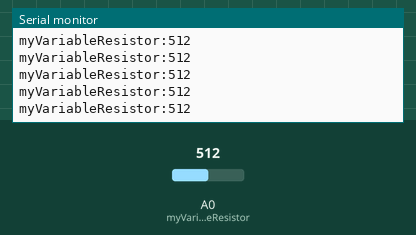
Recording of a sketch running on a simulated Arduino Uno, built with avr-gcc and run on an emulated ATmega328P. On the bench: the last lines printed to the serial monitor. Inputs (shaded band) come from the test bench; at power-on: A0 (myVariableResistor) = 512.

Above: at 1.2 s.
1.3 s: A0 (myVariableResistor) set to 104
At 2.4 s:
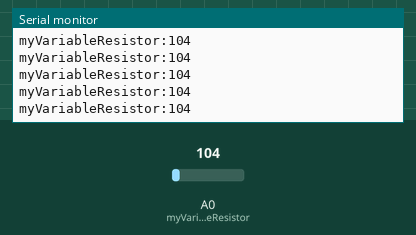
4.3 s: A0 (myVariableResistor) set to 91
At 5.4 s:
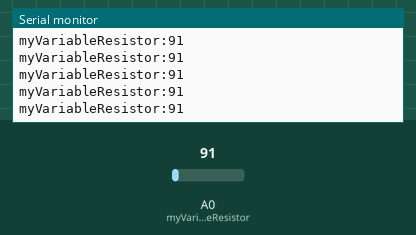
7.3 s: A0 (myVariableResistor) set to 11
At 8.3 s:
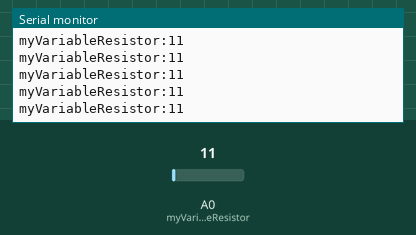
8.8 s: A0 (myVariableResistor) set to 8
At 9.9 s:
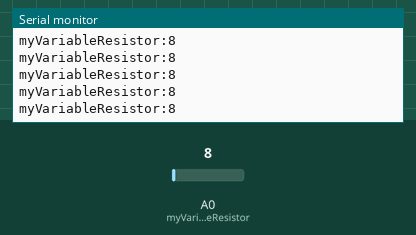
14.8 s: A0 (myVariableResistor) set to 984
At 15.5 s:
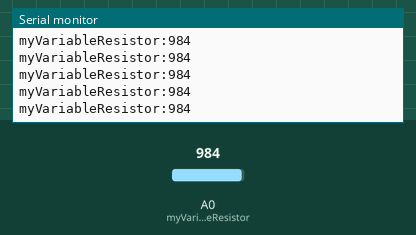
16.3 s: A0 (myVariableResistor) set to 1011
At 17.4 s:
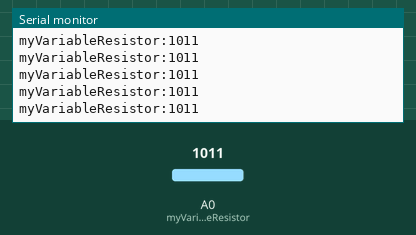
Timing chart, 0 to 18.8 s (numbered marks = the images above; inputs shaded):
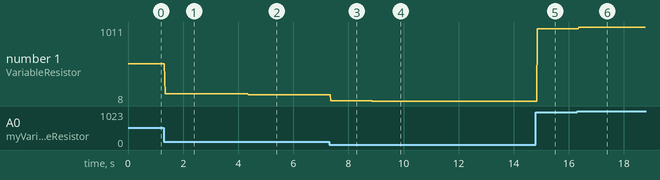

The sketch:

05.analogueRead.ino
```cpp
/*
  Author:

  Learning Intention:
  The students will learn how to wire a variable resistor as a pseudo sensor and read analogue
  data from that PIN.

  Success Criteria:
    1.  I can wire a variable resistor in TINKERCAD
    2.  I know how to read analogue data from a specific PIN
    3.  I know the range of analogue data
    4.  I can organise output data so it correctly plots on the serial monitor
    5.  I can apply this knowledge to the Light, Sound and Rotary Potentiometer in the sensor kit

  Student Notes:

  Documentation:
    https://www.arduino.cc/reference/en/language/functions/analog-io/analogread/
  Schematic:
    https://www.tinkercad.com/things/97wMDip2Ata-bootcamp-analogueread/editel
    https://github.com/TempeHS/TempeHS_Ardunio_Bootcamp/blob/main/05.analogueRead/Bootcamp-analogueRead.png
*/

static unsigned int myVariableResistor = A0;
unsigned int resistorValue;

void setup() {
  Serial.begin(9600);
  // Analogue pins do not need to be configured unless you want to use one as a digital I/O

}

void loop() {
  Serial.print("myVariableResistor:");
  resistorValue = analogRead(myVariableResistor);
  Serial.println(resistorValue);
  if (resistorValue >= 500) {

  }

}
```

Measured:
- after the input at 1.3 s, the serial monitor: prints a new line after 0.05 s (image 1)
- after the input at 4.3 s, the serial monitor: prints a new line after 0.07 s (image 2)
- after the input at 7.3 s, the serial monitor: prints a new line after 0.06 s (image 3)
- after the input at 8.8 s, the serial monitor: prints a new line after 0.07 s (image 4)
- after the input at 14.8 s, the serial monitor: prints a new line after 0.06 s (image 5)
- after the input at 16.3 s, the serial monitor: prints a new line after 0.06 s (image 6)
- plotted number 1: 512 → 104 after the input at 1.3 s, 104 → 91 after the input at 4.3 s, 91 → 11 after the input at 7.3 s, 11 → 8 after the input at 8.8 s, 8 → 984 after the input at 14.8 s
